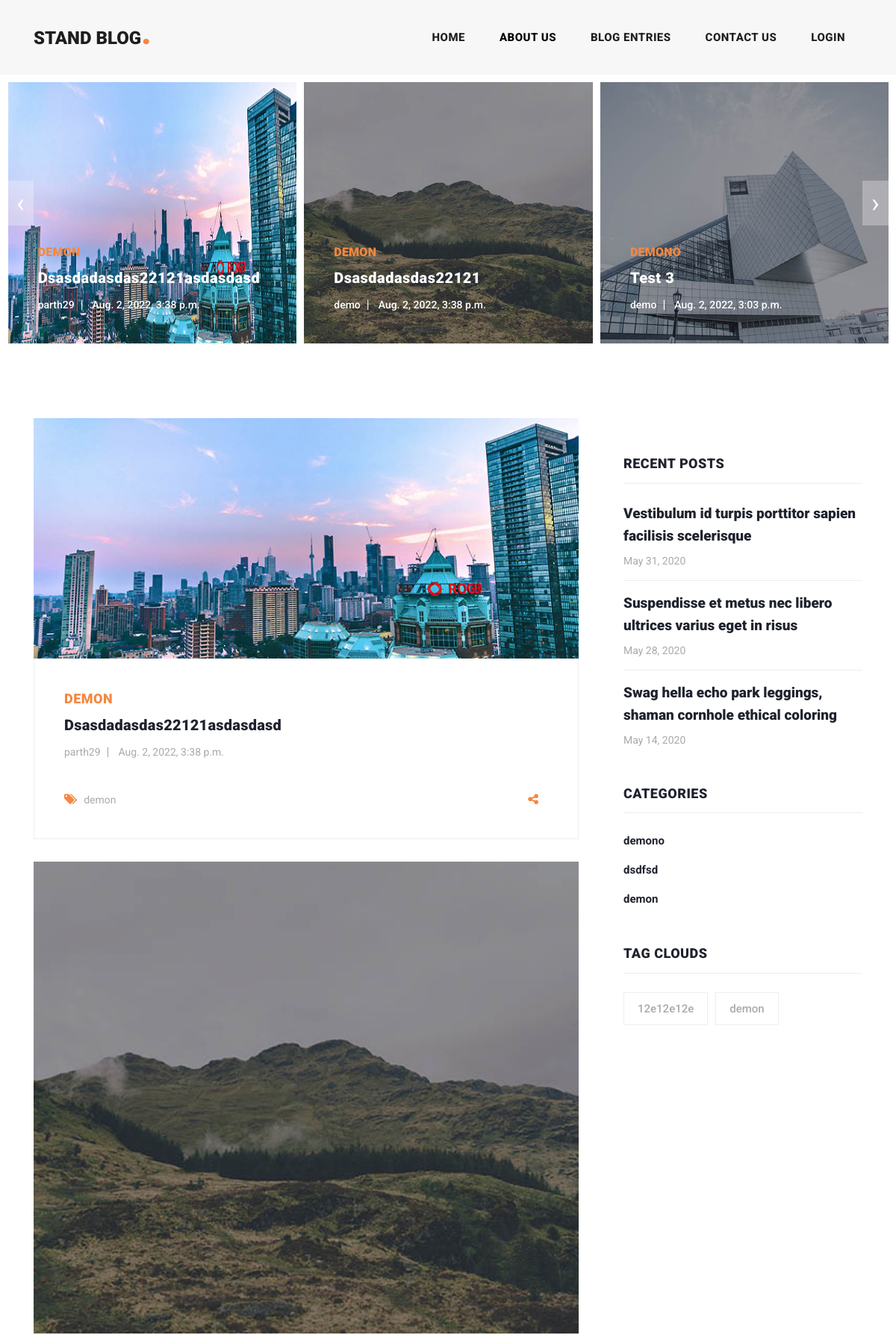
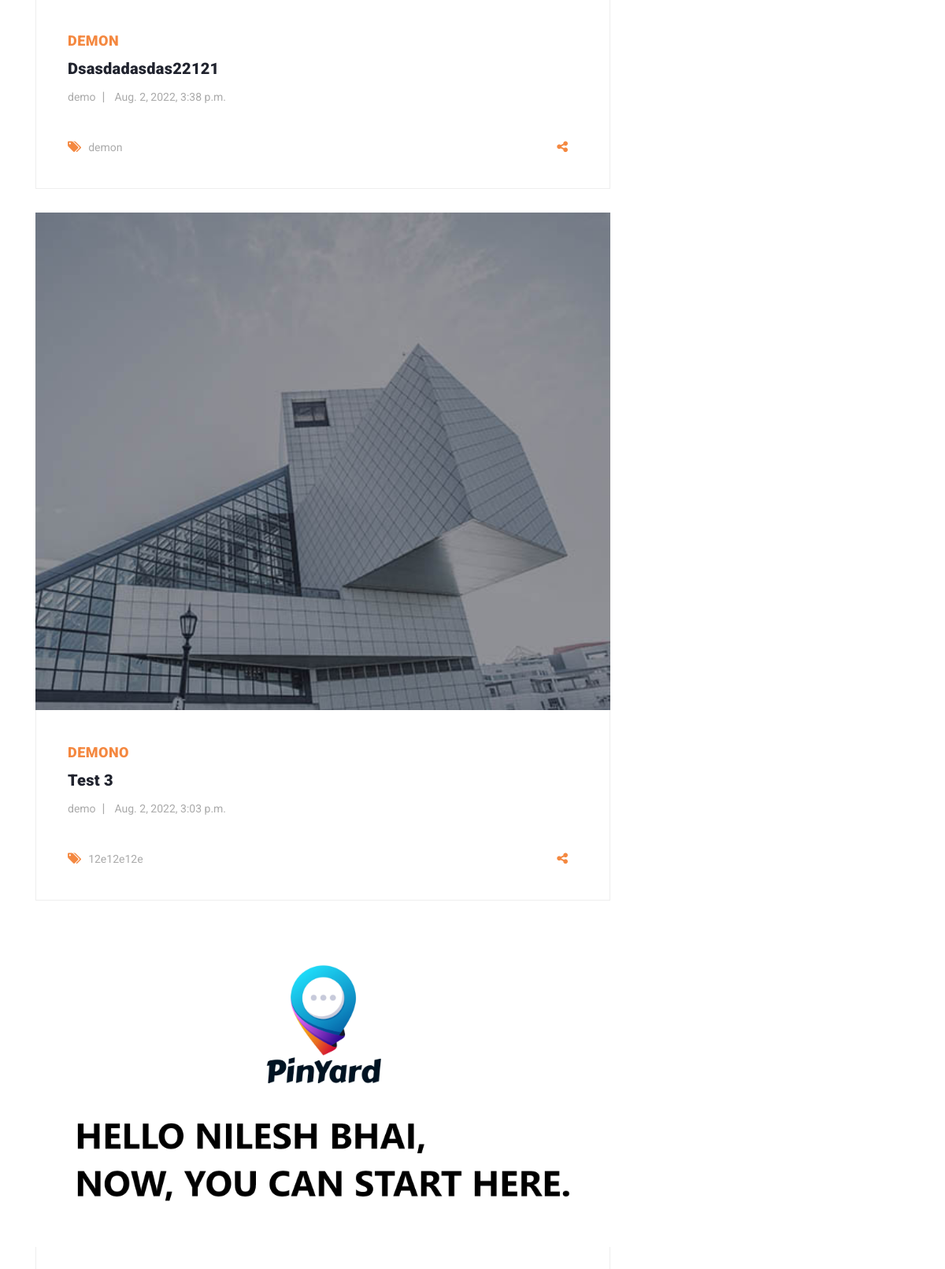
The page / (upper part) on the database its author committed (2 pictures, top to bottom).
### blog_app/models.py (models this page shows, shortened)
class BlogCategory(models.Model):
    categoty_id=models.AutoField(primary_key=True,unique=True)
    categoty_type=models.CharField(max_length=20)
    category_image=models.ImageField(upload_to='documents/categoryimage/')
    slug=models.SlugField(unique=True,null=True,blank=True)
    created_at = models.DateTimeField(auto_now_add=True)
    modify_at = models.DateTimeField(auto_now=True)
    is_active = models.BooleanField(default=True)

class BlogTags(models.Model):
    tag_id=models.AutoField(primary_key=True,unique=True)
    tag_name=models.CharField(max_length=100)
    tag_image=models.ImageField(upload_to='documents/tagimage/')
    slug=models.SlugField(unique=True,null=True,blank=True)
    created_at = models.DateTimeField(auto_now_add=True)
    modify_at = models.DateTimeField(auto_now=True)
    is_active = models.BooleanField(default=True)

### blog_app/views.py (the view)
# urls.py: path("", views.index, name="index"),
def index(request):
    blog_category_display = BlogCategory.objects.all().order_by("-categoty_id")
    blog_tag_display = BlogTags.objects.all().order_by("-tag_id")
    blogs = (
        Blog.objects.all()
        .values(
            "blog_category__categoty_type",
            "blog_image",
            "blog_tilte",
            "created_at",
            "created_by__username",
            "slug",
            "blog_tag__tag_name",
        )
        .order_by("-blog_id")
    )
    context = {
        "blog_category_display": blog_category_display,
        "blog_tag_display": blog_tag_display,
        "blog": blogs,
    }
    return render(request, "index.html", context)

### templates/index.html (shortened to what this page needs)
{% extends "base.html" %}
{% load static %}
{% load social_share %}
{% block content %}
    <div class="main-banner header-text">
      <div class="container-fluid">
        <div class="owl-banner owl-carousel">
          {% for i in blog %}
          <div class="item">
            <img src="/documents/{{i.blog_image}}" alt="" style="height:350px;">
            <div class="item-content">
              <div class="main-content">
                <div class="meta-category">
                  <span>{{i.blog_category__categoty_type}}</span>
                </div>
                <a href="{% url 'blogdetail' i.slug %}"><h4>{{i.blog_tilte}}</h4></a>
                <ul class="post-info">
                  <li><a href="">{{i.created_by__username}}</a></li>
                  <li><a href="">{{i.created_at}}</a></li>
                </ul>
              </div>
            </div>
          </div>
          {% endfor%}
        </div>
      </div>
    </div>
    <section class="blog-posts">
      <div class="container">
        <div class="row">
          <div class="col-lg-8">
            <div class="all-blog-posts">
              <div class="row">
                {% for i in blog %}
                <div class="col-lg-12">
                  <div class="blog-post">
                    <div class="blog-thumb">
                      <img src="/documents/{{i.blog_image}}" alt="">
                    </div>
                    <div class="down-content">
                      <span>{{i.blog_category__categoty_type}}</span>
                      <a href="{% url 'blogdetail' i.slug %}"><h4>{{i.blog_tilte}}</h4></a>
                      <ul class="post-info">
                        <li><a href="#">{{i.created_by__username}}</a></li>
                        <li><a href="#">{{i.created_at}}</a></li>
                      </ul>
                      <p>{{i.blog_tagLine}}</p>
                      <div class="post-options">
                        <div class="row">
                          <div class="col-6">
                            <ul class="post-tags">
                              <li><i class="fa fa-tags"></i></li>
                              <li><a href="{% url 'tag' i.slug %}">{{i.blog_tag__tag_name}}</a></li>
                            </ul>
                          </div>
                          <div class="col-6">
                            <ul class="post-share">
                              <li><i class="fa fa-share-alt"></i></li>
                            </ul>
                          </div>
                        </div>
                      </div>
                    </div>
                  </div>
                </div>
                {% endfor %}
              </div>
            </div>
          </div>
          <div class="col-lg-4">
            <div class="sidebar">
              <div class="row">
                <div class="col-lg-12">
                  <div class="sidebar-item recent-posts">
                    <div class="sidebar-heading">
                      <h2>Recent Posts</h2>
                    </div>
                    <div class="content">
                      <ul>
                        <li><a href="post-details.html">
                          <h5>Vestibulum id turpis porttitor sapien facilisis scelerisque</h5>
                          <span>May 31, 2020</span>
                        </a></li>
                        <li><a href="post-details.html">
                          <h5>Suspendisse et metus nec libero ultrices varius eget in risus</h5>
                          <span>May 28, 2020</span>
                        </a></li>
                        <li><a href="post-details.html">
                          <h5>Swag hella echo park leggings, shaman cornhole ethical coloring</h5>
                          <span>May 14, 2020</span>
                        </a></li>
                      </ul>
                    </div>
                  </div>
                </div>
                <div class="col-lg-12">
                  <div class="sidebar-item categories">
                    <div class="sidebar-heading">
                      <h2>Categories</h2>
                    </div>
                    <div class="content">
                      <ul>
                        {% for i in blog_category_display %}
                        <li><a href="{% url 'category' i.slug %}">{{i.categoty_type}}</a></li>
                       {% endfor %}
                      </ul>
                    </div>
                  </div>
                </div>
                <div class="col-lg-12">
                  <div class="sidebar-item tags">
                    <div class="sidebar-heading">
                      <h2>Tag Clouds</h2>
                    </div>
                    <div class="content">
                      <ul>
                        {% for i in blog_tag_display %}
                        <li><a href="{% url 'tag' i.slug %}">{{i.tag_name}}</a></li>
                       {% endfor %}
                      </ul>
                    </div>
                  </div>
                </div>
              </div>
            </div>
          </div>
        </div>
      </div>
    </section>
{% endblock %}

### rows shown on the page
BlogCategory: categoty_type "demono"
BlogCategory: categoty_type "dsdfsd"
BlogCategory: categoty_type "demon"
BlogTags: tag_name "12e12e12e"
BlogTags: tag_name "demon"

### other values the page prints
{{ i.blog_category__categoty_type }} "DEMON" "DEMON" "DEMONO"
{{ i.blog_tilte }} "Dsasdadasdas22121asdasdasd" "Dsasdadasdas22121" "Test 3"
{{ i.created_by__username }} "parth29" "demo" "demo"
{{ i.created_at }} "Aug. 2, 2022, 3:38 p.m." "Aug. 2, 2022, 3:38 p.m." "Aug. 2, 2022, 3:03 p.m."
{{ i.blog_tag__tag_name }} "demon" "demon" "12e12e12e"
